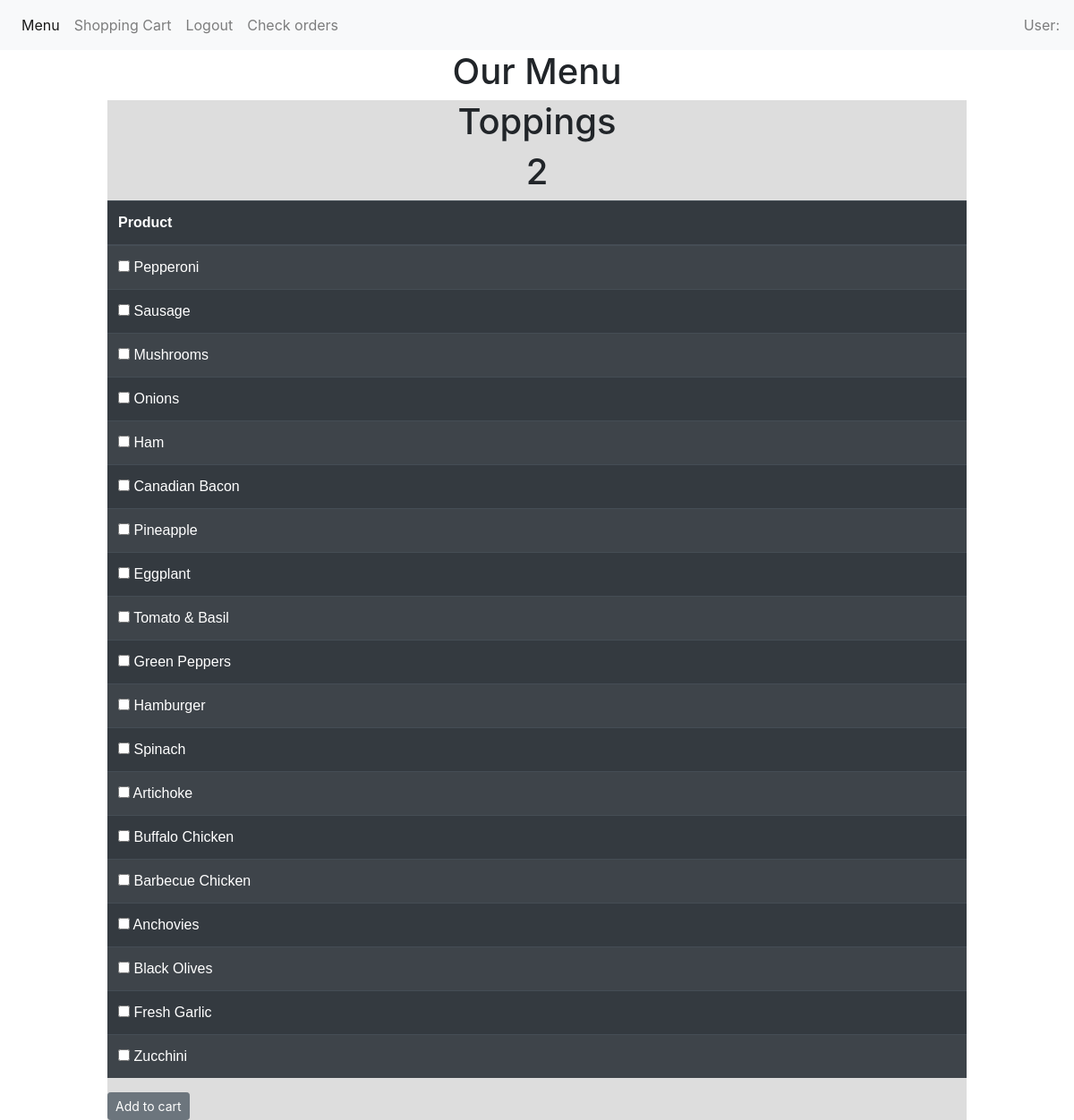
Page /3 on the committed database.
### orders/models.py (models this page shows)
class Topping(models.Model):
    id = models.IntegerField(
        primary_key=True
    )
    product = models.CharField(max_length=64, null=False,default= "")
    tipo = models.CharField(max_length=64)

### orders/views.py (the view, shortened to what this page needs)
# urls.py: path("<int:product>", views.selectTopping, name="topping"),
def selectTopping(request, product):
    product = models.Pizza.objects.get(id=product)
    print(product.product[0])
    if product.product == "1 topping" or product.product == "2 toppings" or product.product == "3 toppings ":
        context = {
        "product": product,
        "toppings": models.Topping.objects.all(),
        "limit": int(product.product[0])
        }
        return render(request, "orders/topping.html", context)

### orders/templates/orders/topping.html (shortened to what this page needs)
{% extends "orders/base.html" %} {% block title %} Menu {% endblock %} {% block body %}
<div align="center">
    <h1>Our Menu</h1>
</div>
<div class="tabla_index">
    <table class="table table-striped table-dark">
        <div align="center">
            <h1>Toppings</h1>
            <h1>{{limit}}</h1>
        </div>
        <thead>
            <tr>
                <th scope="col">Product</th>
            </tr>
        </thead>
        <tbody>
            {% for topping in toppings %}
            <tr>
                <td>
                    <input onclick="ToppingLimit()" type="checkbox" > {{topping.product}}
                </td>
            </tr>
            {% endfor %}
        </tbody>
    </table>
    <button class="btn btn-secondary btn-sm"onclick="Continuar()">Add to cart</button>
</div>
{% endblock %}

### orders/static/css/style1.css (style rules this page uses)
table { font-family: arial, sans-serif; border-collapse: collapse; width: 80%; }
.tabla_index { background-color: #dddddd; margin-left: 10%; margin-right: 10%; }

### rows in the picture
Topping: product "Pepperoni"
Topping: product "Sausage"
Topping: product "Mushrooms"
Topping: product "Onions"
Topping: product "Ham"
Topping: product "Canadian Bacon"
Topping: product "Pineapple"
Topping: product "Eggplant"
Topping: product "Tomato & Basil"
Topping: product "Green Peppers"
Topping: product "Hamburger"
Topping: product "Spinach"
Topping: product "Artichoke"
Topping: product "Buffalo Chicken"
Topping: product "Barbecue Chicken"
Topping: product "Anchovies"
Topping: product "Black Olives"
Topping: product "Fresh Garlic"
Topping: product "Zucchini"

### other values in the picture
{{ limit }} "2"
